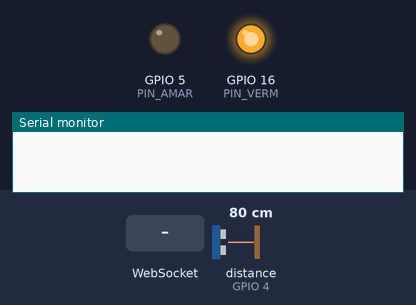
Simulated run of this sketch. Board: ESP8266 (NodeMCU). On the bench: output pins drawn as LEDs (lit = HIGH), the last lines printed to the serial monitor. Wiring (inferred from the names in the program): ultrasonic range finder: trigger GPIO 0; echo GPIO 4. The inputs (shaded band) are chosen by the test bench; at power-on: distance to the obstacle (sensor on GPIO 4) 80 cm. The echo pulse lasts 58.3 µs per cm; WiFi joins after 1.5 s; servers stay silent unless stated; pins used as bus, display or sensor lines are not drawn.

Above: at 0.1 s.
At 2.7 s:
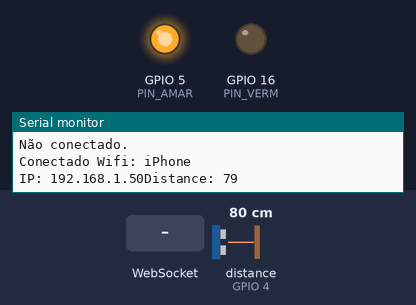
2.8 s: WebSocket text "1" received
Timing chart, 0 to 5.8 s (numbered marks = the images above; inputs shaded):
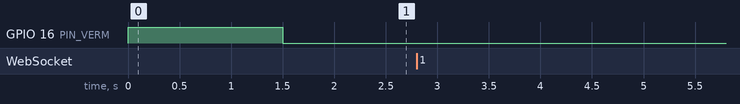

The sketch:

integrado.ino
```cpp
// (licence header left out)
#include <ESP8266WiFi.h>
#include <Hash.h>
#include <WebSocketsClient.h>

/* wifi ssid e senha */
const char 	*wifi_ssid = "iPhone";
const char 	*wifi_password = "1234567890";

/* leds */
const int	 PIN_VERM = 16;		/* D0 */
const int	 PIN_AMAR = 5;		/* D1 */

/* Sensor ultrasônico */
const int	 PIN_ECHO = 4; 		/* D2 */
const int	 PIN_TRIG = 0; 		/* D3 */

/* BaudRate 1152000 */
const int 	 BRD = 115200;

/* configurações do servidor websocket */
const char	*ip_servidor = "172.20.10.2";
const char	*rota = "/";
const int	 porta = 1234;

/* instância global websocket */
WebSocketsClient websocket;
long duration;
int distance;
int count = 0;
int estacionado = 0;

static void 	 fn_recebe_evento(WStype_t, uint8_t *, size_t);
static void 	 send_data_txt(const char *);

/*
 * Função Setup
 */
void
setup(void)
{
	/* inicializo o serial */
	Serial.begin(BRD);

	/* inicializamos os leds */
	pinMode(PIN_VERM, OUTPUT);
	pinMode(PIN_AMAR, OUTPUT);

	/* inicializamos o sensor ultrasônico */
	pinMode(PIN_ECHO, INPUT);
	pinMode(PIN_TRIG, OUTPUT);

	/* inicializar wifi modo estação (cliente) */
	WiFi.mode(WIFI_STA);
	WiFi.begin(wifi_ssid, wifi_password);

	while (WiFi.status() != WL_CONNECTED) {
		digitalWrite(PIN_VERM, HIGH);
		delay(500);
		digitalWrite(PIN_VERM, LOW);
		Serial.println("Não conectado.");
	}
	digitalWrite(PIN_VERM, LOW);
	digitalWrite(PIN_AMAR, HIGH);

	/* imprime o ssid da rede wifi */
	Serial.print("Conectado Wifi: ");
	Serial.println(wifi_ssid);
	Serial.println("");

	/* retorna o ip da placa */
	Serial.print("IP: ");
	Serial.print(WiFi.localIP());

	/* conectar ao servidor websocket */;
	websocket.begin(ip_servidor, porta, rota);
	/* qualquer evento */
	websocket.onEvent(fn_recebe_evento);
	/* intervalo de reconexão */
	websocket.setReconnectInterval(5000);
	/* heart beat */
	websocket.enableHeartbeat(15000, 3000, 2);
}

static void
send_data_txt(const char *msg)
{
	websocket.sendTXT(msg);
}

static void
fn_recebe_evento(WStype_t tipo, uint8_t *dado, size_t tamanho)
{
	switch(tipo) {
		case WStype_DISCONNECTED:
			Serial.println("Desconectado Websocket");
			break;
		case WStype_CONNECTED:
			Serial.println("Conectado no Websocket");
			break;
		case WStype_PING:
			Serial.println("Ping");
			break;
		case WStype_PONG:
			Serial.println("Pong");
			break;
	}
}

/*
 * Loop principal
 */
void
loop(void)
{
	//websocket.loop();
	//char buf[5];

	delay(1000);

	/* aguarde 2 segundos */
	//delay(2000);

	// Clears the PIN_TRIG
	digitalWrite(PIN_TRIG, LOW);
	delayMicroseconds(2);

	// Sets the PIN_TRIG on HIGH state for 10 micro seconds
	digitalWrite(PIN_TRIG, HIGH);
	delayMicroseconds(10);
	digitalWrite(PIN_TRIG, LOW);

	// Reads the PIN_ECHO, returns the sound wave travel time in microseconds
	duration = pulseIn(PIN_ECHO, HIGH);

	// Calculating the distance
	distance = duration * 0.034/2;

	// Prints the distance on the Serial Monitor
	Serial.print("Distance: ");
	Serial.println(distance);
	//sprintf(buf, "%.2f", distance);

	if (distance <= 40) {
		if (count > 3 && estacionado == 0) {
			send_data_txt("1|p");
			estacionado = 1;
		} else if (estacionado == 1)
			;
		count += 1;
	} else {
		if (count > 3 && estacionado == 1)
			send_data_txt("1|l");
		count = 0;
		estacionado = 0;
	}
	websocket.loop();
}
```
